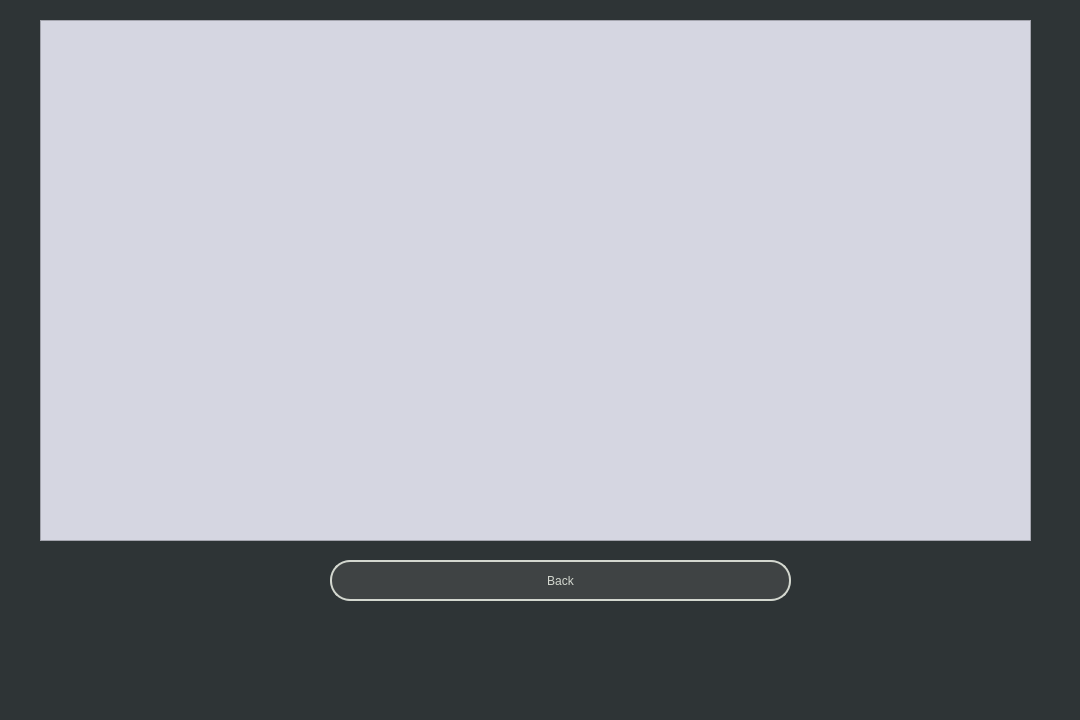
<?xml version="1.0" encoding="UTF-8"?>
<ui version="4.0">
 <class>main_window_interface</class>
 <widget class="QWidget" name="main_window_interface">
  <property name="geometry">
   <rect>
    <x>0</x>
    <y>0</y>
    <width>1080</width>
    <height>720</height>
   </rect>
  </property>
  <property name="windowTitle">
   <string>main_window_interface</string>
  </property>
  <property name="styleSheet">
   <string notr="true">background-color: rgb(46, 52, 54)</string>
  </property>
  <widget class="QPushButton" name="pushButton">
   <property name="geometry">
    <rect>
     <x>330</x>
     <y>560</y>
     <width>461</width>
     <height>41</height>
    </rect>
   </property>
   <property name="cursor">
    <cursorShape>PointingHandCursor</cursorShape>
   </property>
   <property name="styleSheet">
    <string notr="true">QPushButton{
	color: rgb(211, 215, 207);
	border: 2px solid rgb(211, 215, 207);
	border-radius:20px;
	background-color: rgb(63, 67, 68)
}
QPushButton::hover{
	border: 2px solid rgb(85, 87, 83);
	background-color: rgb(45, 47, 48)
}</string>
   </property>
   <property name="text">
    <string>Back</string>
   </property>
  </widget>
  <widget class="QTableView" name="tableView">
   <property name="geometry">
    <rect>
     <x>40</x>
     <y>20</y>
     <width>991</width>
     <height>521</height>
    </rect>
   </property>
   <property name="styleSheet">
    <string notr="true">QTableView{
	background-color:rgb(213, 214, 225);
	selection-background-color: rgb(52, 101, 164);
	font: 13pt &quot;Ubuntu&quot;;
}
QHeaderView::section{
background-color: rgb(85, 87, 83);
	font: 14pt &quot;Ubuntu&quot;;
}</string>
   </property>
   <property name="alternatingRowColors">
    <bool>true</bool>
   </property>
   <property name="textElideMode">
    <enum>Qt::ElideNone</enum>
   </property>
  </widget>
 </widget>
 <resources/>
 <connections>
  <connection>
   <sender>pushButton</sender>
   <signal>clicked()</signal>
   <receiver>main_window_interface</receiver>
   <slot>back()</slot>
   <hints>
    <hint type="sourcelabel">
     <x>62</x>
     <y>128</y>
    </hint>
    <hint type="destinationlabel">
     <x>105</x>
     <y>156</y>
    </hint>
   </hints>
  </connection>
 </connections>
 <slots>
  <slot>back()</slot>
 </slots>
</ui>
